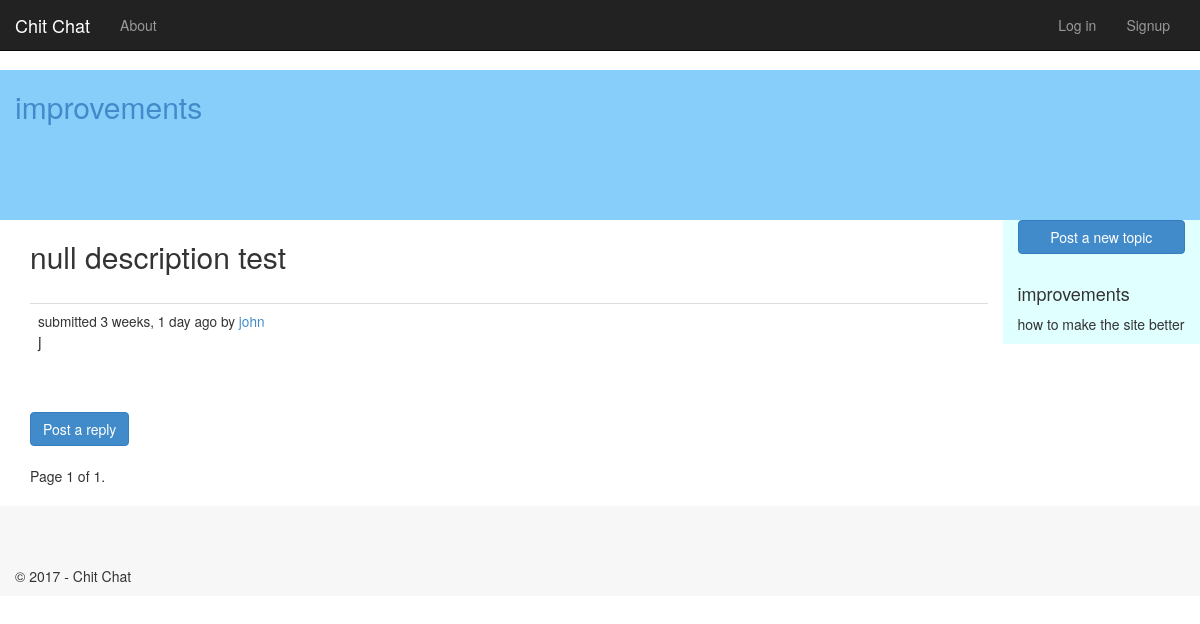
Before: /14/ with the older database file.
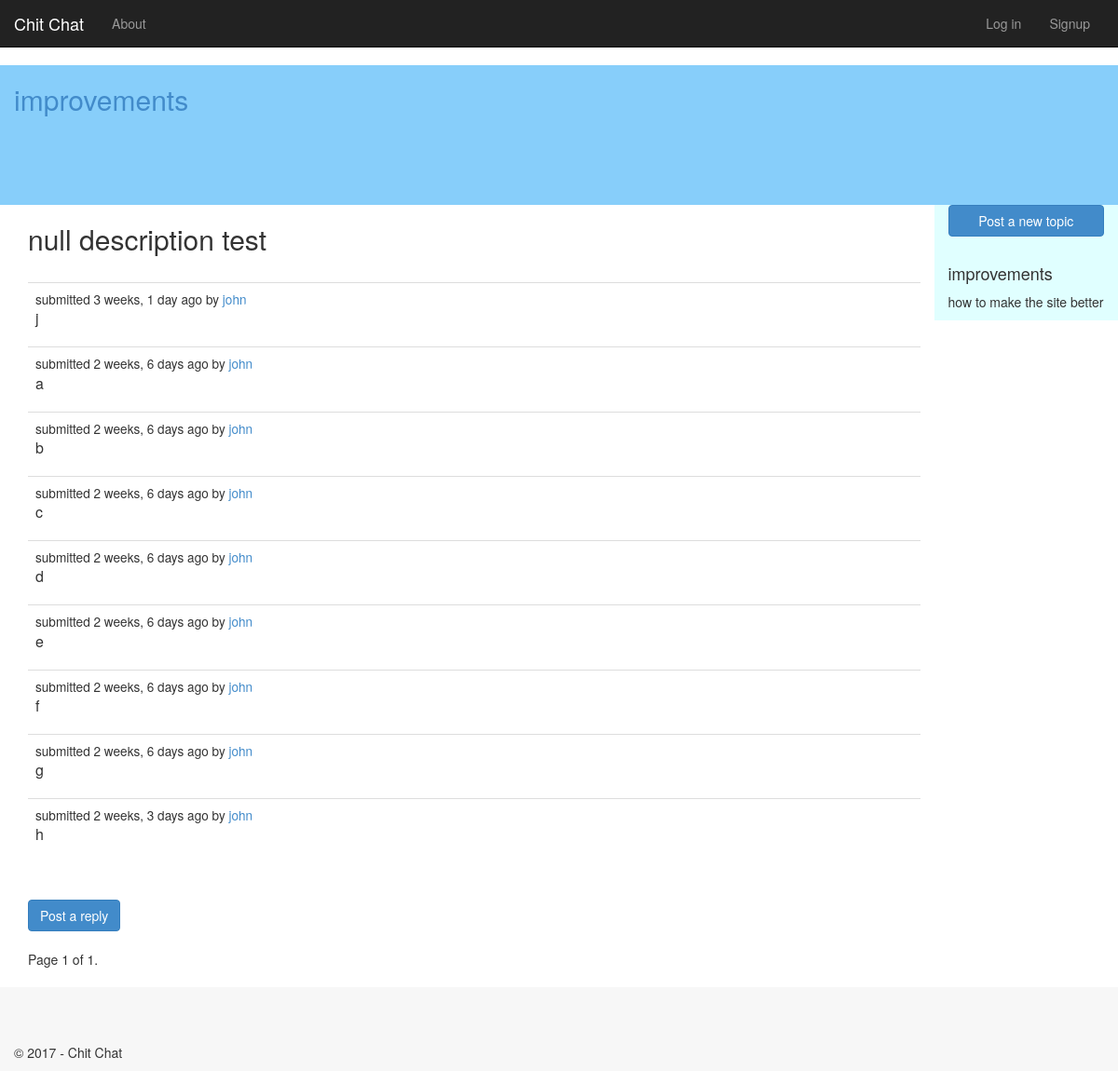
After: the same page with the newer database file.
### forum/models.py (models this page shows, shortened)
class Topic(models.Model):
    title = models.CharField(max_length=60)
    description = models.TextField(max_length=10000, blank=True)
    forum = models.ForeignKey(Forum)
    created = models.DateTimeField(auto_now=True)
    creator = models.ForeignKey(User, blank=True, null=True)
    updated = models.DateTimeField(auto_now=True)
    closed = models.BooleanField(blank=True, default=False)

class Forum(models.Model):
    slug = models.SlugField(unique=True, max_length=60)
    description = models.TextField(blank=True, default='')
    updated = models.DateTimeField(auto_now=True)
    created = models.DateTimeField(auto_now=True)
    creator = models.ForeignKey(User, blank=True, null=True)

class Post(models.Model):
    created = models.DateTimeField(auto_now_add=True)
    creator = models.ForeignKey(User, blank=True, null=True)
    updated = models.DateTimeField(auto_now=True)
    topic = models.ForeignKey(Topic)
    body = models.TextField(max_length=10000)
    user_ip = models.GenericIPAddressField(blank=True, null=True)
    def short(self):
        return u"%s\n%s" % (self.creator, self.created.strftime("%b %d, %I:%M %p"))
    short.allow_tags = True

### forum/views.py (the view)
# urls.py: url(r'^(?P<pk>\d+)/$', forum.views.topic_posts, name='topic-detail'),
def topic_posts(request, pk):
    context = get_base_context()
    posts = Post.objects.filter(topic__pk=pk).order_by('created')
    context['topic'] = Topic.objects.get(pk=pk)
    context['forum'] = context['topic'].forum
    context['posts'] = paginator_helper(request, posts)
    context['title'] = context['topic'].title + ' - ' + context['forum'].slug
    return render(request, 'forum/topic-details.html', context)

### forum/views.py (called while the page is built)
def get_base_context():
    return {'year': datetime.now().year}

def paginator_helper(request, model_list, page_items=25):
    paginator = Paginator(model_list, page_items)
    page = request.GET.get('page')
    try:
        model_list = paginator.page(page)
    except PageNotAnInteger:
        model_list = paginator.page(1)
    except EmptyPage:
        model_list = paginator.page(paginator.num_pages)
    return model_list

### forum/templates/forum/topic-details.html (shortened to what this page needs)
{% extends "app/layout.html" %}
{% block content %}
<div class="container" id="header-bottom">
    <h2><a href="{% url 'forum:forum-detail' slug=topic.forum.slug %}">{{ topic.forum.slug }}</a></h2>
    <br />
</div>
<div class="container" id="main-content">
    <div class="col-xs-12 col-sm-10">
        <h2>{{ topic.title }}</h2>
        <br />
        <table class="table table-hover">
            <tbody>
                {% for post in posts %}
                <tr>
                    <td>
                        <small>submitted {{ post.created|timesince }} ago by
                            <a href="{% url 'forum:user-posts' post.creator.get_username %}">{{ post.creator.get_username }}</a></small>
                        <p>{{ post.body }}</p>
                    </td>
                </tr>
                {% endfor %}
            </tbody>
        </table>
        <br />
        <a href="{% url 'forum:reply' topic.id %}" class="btn btn-primary" role="button">Post a reply</a>
        <br />
        <div class="pagination">
            <span class="page-links">
                <span class="page-current">
                    Page {{ posts.number }} of {{ posts.paginator.num_pages }}.
                </span>
            </span>
        </div>
    </div>
    {% include "forum/forum-sidebar.html" %}
</div>
    {% endblock %}

### app/templates/app/layout.html (shortened to what this page needs)
﻿<!DOCTYPE html>
<html>
<head>
    {% load staticfiles %}
    <link rel="stylesheet" type="text/css" href="{% static 'app/content/bootstrap.min.css' %}" />
    <link rel="stylesheet" type="text/css" href="{% static 'app/content/site.css' %}" />
</head>
<body>
    <div class="navbar navbar-inverse navbar-fixed-top">
        <div class="container">
            <div class="navbar-header">
                <a href="/" class="navbar-brand">Chit Chat</a>
            </div>
            <div class="navbar-collapse collapse">
                <ul class="nav navbar-nav">
                    <li><a href="{% url 'about' %}">About</a></li>
                </ul>
                {% include 'app/loginpartial.html' %}
            </div>
        </div>
    </div>
{% block content %}{% endblock %}
<footer class="footer">
    <div class="container" id="footer">
        <p>&copy; {{ year }} - Chit Chat</p>
    </div>
</footer>
</body>
</html>

### app/templates/app/loginpartial.html
{% if user.is_authenticated %}
<form id="logoutForm" action="/logout" method="post" class="navbar-right">
    {% csrf_token %}
    <ul class="nav navbar-nav navbar-right">
        <li><span class="navbar-brand">Hello,
            <a href="{% url 'forum:user-posts' user.username %}">{{ user.username }}</a></span></li>
        <li><a href="javascript:document.getElementById('logoutForm').submit()">Log off</a></li>
    </ul>
</form>
{% else %}
<ul class="nav navbar-nav navbar-right">
    <li><a href="{% url 'login' %}">Log in</a></li>
    <li><a href="{% url 'signup' %}">Signup</a></li>
</ul>
{% endif %}

### forum/templates/forum/forum-sidebar.html
<div class="col-xs-12 col-sm-2" id="sidebar-main">
    <a href="{% url 'forum:new-topic' forum.slug %}" class="btn btn-primary btn-block" role="button">Post a new topic</a>
    <br />
    <h4>{{ forum.slug }}</h4>
    <p>{{ forum.description }}</p>
</div>

### app/static/app/content/site.css (style rules this page uses)
body { padding-top: 50px; }
#sidebar-main { background-color: #E0FFFF; }
.container { max-width: none; }
#header-bottom { background-color: #87CEFA; height: 150px; }
.footer { background-color: #f7f7f7; padding-top: 60px; }
#main-content { padding-right: 0px; }

Changed rows visible on the page:
added Post: created "2 weeks, 6 days", creator.get_username "john", body "a"
added Post: created "2 weeks, 6 days", creator.get_username "john", body "b"
added Post: created "2 weeks, 6 days", creator.get_username "john", body "c"
added Post: created "2 weeks, 6 days", creator.get_username "john", body "d"
added Post: created "2 weeks, 6 days", creator.get_username "john", body "e"
added Post: created "2 weeks, 6 days", creator.get_username "john", body "f"
added Post: created "2 weeks, 6 days", creator.get_username "john", body "g"
added Post: created "2 weeks, 3 days", creator.get_username "john", body "h"
